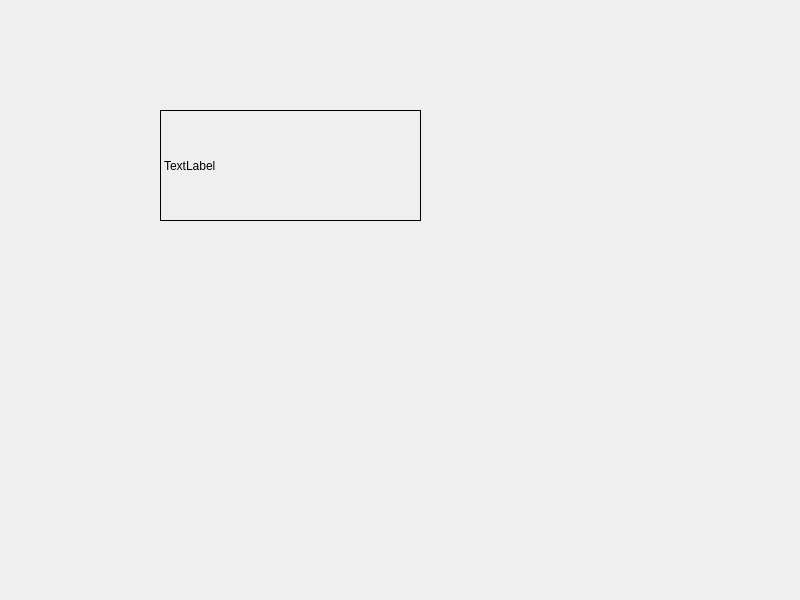
<?xml version="1.0" encoding="UTF-8"?>
<ui version="4.0">
 <class>Widget</class>
 <widget class="QWidget" name="Widget">
  <property name="geometry">
   <rect>
    <x>0</x>
    <y>0</y>
    <width>800</width>
    <height>600</height>
   </rect>
  </property>
  <property name="windowTitle">
   <string>Widget</string>
  </property>
  <widget class="QLabel" name="label">
   <property name="geometry">
    <rect>
     <x>160</x>
     <y>110</y>
     <width>261</width>
     <height>111</height>
    </rect>
   </property>
   <property name="frameShape">
    <enum>QFrame::Box</enum>
   </property>
   <property name="text">
    <string>TextLabel</string>
   </property>
  </widget>
 </widget>
 <resources/>
 <connections/>
</ui>
